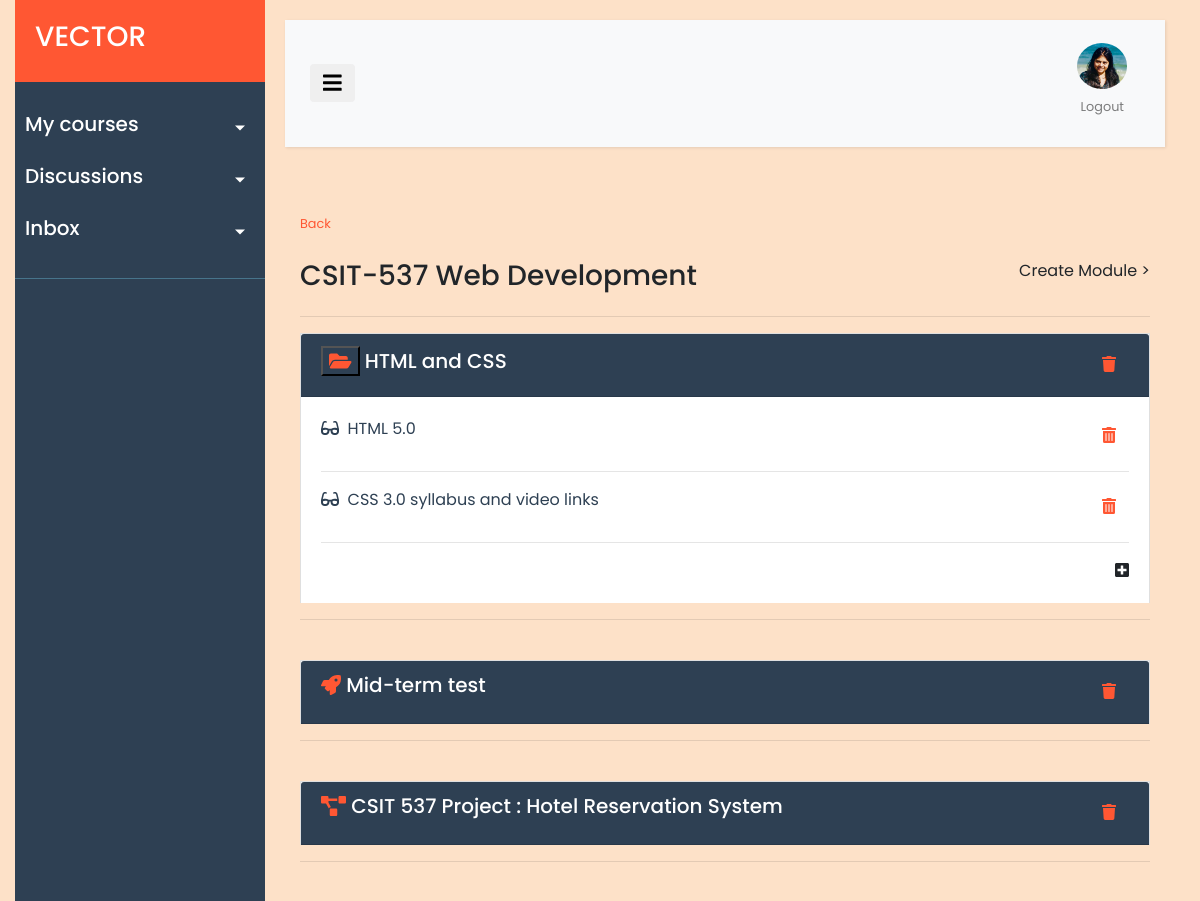
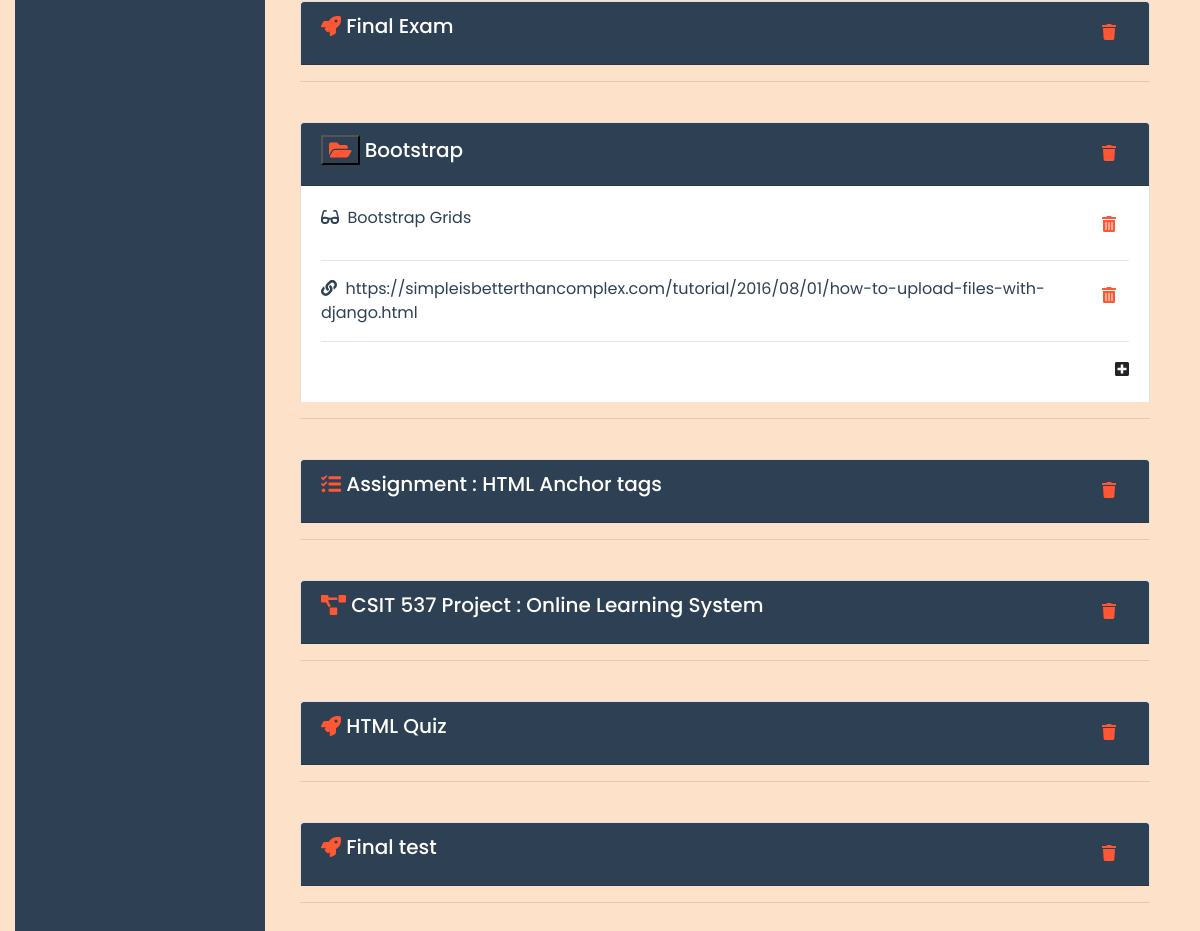
The app's page /coursehome/CSIT-537 (signed in) with its own data (2 pictures, top to bottom).
### ELearn/models.py (models this page shows, shortened)
class Course(models.Model):
    course_id = models.CharField("Course ID", max_length=255, blank=False, null=False, unique=True)
    course_name = models.CharField("Course Name", max_length=255, blank=False, null=False, unique=True)
    course_desc = models.TextField("Course Description", blank=True)
    instructor = models.ForeignKey(User, db_column="user", null=True, on_delete=models.SET_NULL)
    days = models.CharField("Day", max_length=255)
    timing = models.CharField("Timing", max_length=255)
    mode = models.CharField("Instruction Mode", max_length=255)

class Module(models.Model):
    module_id = models.AutoField(primary_key=True)
    module_name = models.CharField("Module Name", max_length=255, blank=False, null=False)
    module_desc = models.TextField("Module Description", blank=True)
    module_type = models.CharField("Module Type",
        choices=[('CW','Course Work'),('AS','Assessment'),('AT','Assignment'),('PT','Project')],
        default='CW',
		max_length=24,
    )
    course = models.ForeignKey(Course, on_delete=models.CASCADE)

class Topic(models.Model):
    topic_url = models.CharField("Specify URL", max_length=450, blank=False, null=False)
    topic_file = models.FileField("Upload file", upload_to=user_directory_path, blank=True, null=True)
    topic_type = models.CharField("Type of Topic",
        choices=[('URL','URL'),('FL','File')],
        default='FL',
		max_length=24,
    )
    module = models.ForeignKey(Module, db_column="module_id", on_delete=models.CASCADE)
    def find_typecheck(self):
        filename = self.topic_file.name
        try:
           ext = filename.split('.')[-1]
           if ext.lower() in  ALLOWED_FILE_TYPES:
              file_type = 'VALID'
           else:
              file_type = 'INVALID'
        except Exception:
              file_type = 'ERROR'
        return file_type

### ELearn/views.py (the view)
# urls.py: path("coursehome/<str:course_id>", views.course_home, name='coursehome'),
def course_home(request, course_id):
	course = Course.objects.get(course_id=course_id)
	modules = Module.objects.filter(course=course)
	topics = Topic.objects.filter(module__in=modules)
	return render(request, "ELearn/course_home.html", {"course": course, "modules":modules, "topics":topics})

### ELearn/context_processors.py (called while the page is built)
def get_courses(request):
    course_list = []
    profile_picture_url = ''
    if request.user.is_authenticated:
        current_user = request.user
        course_list = Course.objects.filter(instructor=current_user)
        current_profile = Profile.objects.get(user=current_user)
        profile_picture_url = current_profile.image.url
    return{
        'CURRENT_USER_COURSES' : course_list,
        'CURRENT_USER_DP' : profile_picture_url,
    }

### ELearn/templates/ELearn/course_home.html (shortened to what this page needs)
{% extends "ELearn/layout.html" %}
{% block content %}
{% load static %}
<div class="container">
    <div class="row">
        <div class="col">
            <small><a class="orange-link" href="{% url 'home' %}">Back</a></small>
        </div>
    </div>
    <br/>
    <div class="row">
        <div class="col-9">
          <a href="{% url 'coursedetail' course_id=course.course_id %}" id='{{course.course_id}}'><h3>{{course.course_id}} {{course.course_name}}</h3></a>
        </div>
        <div class="col-3 text-right">
            <a href="{% url 'createmodule' course_id=course.course_id %}" id = '{{course.course_id}}'>Create Module ></a>
        </div>
    </div>
    <hr/>
    {% for module in modules %}
    <div class="accordion" id="accordionExample">
        <div class="card">
          <div class="card-header lightGrey" id="heading_{{module.module_id}}">
            <div class="row">
              <div class="col-11">
                <h5 class="mb-0">
                  {% if module.module_type == 'CW' %}
                      <button class="lightGrey" type="button" data-toggle="collapse" data-target="#{{module.module_id}}" aria-expanded="true" aria-controls="{{module.module_id}}">
                        <i id="folderIcon" class="fas fa-folder-open orange"></i>
                      </button>
                      <a href="{% url 'modulehome' module_id=module.module_id %}">{{ module.module_name }}</a>
                  {% elif module.module_type == 'PT' %}
                      <a href="{% url 'projecthome' module_id=module.module_id %}"><i class="fas fa-project-diagram orange"></i> {{ module.module_name }}</a>
                  {% elif module.module_type == 'AT' %}
                      <a href="{% url 'assignmenthome' module_id=module.module_id %}"><i class="fas fa-tasks orange"></i> {{ module.module_name }}</a>
                  {% else %}
                      <a href="{% url 'assessmenthome' module_id=module.module_id %}"><i class="fas fa-rocket orange"></i> {{ module.module_name }}</a>
                  {% endif %}
                </h5>
              </div>
              <div class="col-1 text-right">
                <a class="btn" href="{% url 'deletemodule' module_id=module.module_id %}"><i title="Delete" class="orange fas fa-trash"></i></a>
              </div>
            </div>
          </div>
          {% if module.module_type == 'CW' %}
          <div id="{{module.module_id}}" class="collapse show" aria-labelledby="heading_{{module.module_id}}">
            <div class="card-body">
                {% for topic in topics %}
                   {% if topic.module.module_id == module.module_id%}
                    <div class="row">
                      <div class="col-11">
                        {% if topic.topic_file == '' %}
                          <i class="fas fa-link tealColored"></i>&nbsp;
                          <a target="_blank" class="tealLink" href="{{ topic.topic_url }}">{{ topic.topic_url}} </a>
                        {% else %}
                            {% if topic.find_typecheck == 'VALID' %}
                              <i class="fas fa-glasses tealColored"></i>&nbsp;
                              <a class="tealLink" href="../opendocument/{{ topic.topic_file }}">{{ topic.topic_url}} </a>
                            {% else %}
                              <i class="fas fa-paperclip tealColored"></i>&nbsp;
                              <a class="tealLink" href="../media/{{ topic.topic_file }}">{{ topic.topic_url}} </a>
                            {% endif %}
                        {% endif %}
                      </div>
                      <div class="col-1 text-right">
                        <a class="btn" href="{% url 'deletetopic' topic_id=topic.pk %}"><i title="Delete" class="orange fas fa-trash-alt"></i></a>
                      </div>
                    </div>
                    <hr/>
                   {% endif %}
                {% endfor %}
                <div class="row">
                  <div class="col text-right">
                      <a href="{% url 'createtopic' module_id=module.module_id %}" title="Add Topic"><i class="fas fa-plus-square"></i></a>
                  </div>
                </div>
              </div>
          </div>
          {% endif %}
        </div>
        <hr/>
      </div>
    <br/>
    {% endfor %}
</div>
{% endblock %}

### ELearn/static/ELearn/ELearn_Styles.css (style rules this page uses)
body { font-family: 'Poppins', sans-serif; background: rgb(253, 225, 200); }
.orange { color:#FF5733; }
.lightGrey { background-color: #2E4053; color:white !important; }
.orange-link { color: #FF5733; }
a, a:hover, a:focus { color: inherit; text-decoration: none; transition: all 0.3s; }
.tealColored { color: #2E4053; }
.tealLink { color: #2E4053; text-decoration: none; }

### records on screen
Course: course_id "CSIT-537", course_name "Web Development"
Module: module_name "HTML and CSS"
Topic: topic_url "HTML 5.0"
Topic: topic_url "CSS 3.0 syllabus and video links"
Module: module_name "Mid-term test"
Module: module_name "CSIT 537 Project : Hotel Reservation System"
Module: module_name "Final Exam"
Module: module_name "Bootstrap"
Topic: topic_url "Bootstrap Grids"
Topic: topic_url "https://simpleisbetterthancomplex.com/tutorial/2016/08/01/how-to-upload-files-with-django.html"
Module: module_name "Assignment : HTML Anchor tags"
Module: module_name "CSIT 537 Project : Online Learning System"
Module: module_name "HTML Quiz"
Module: module_name "Final test"
